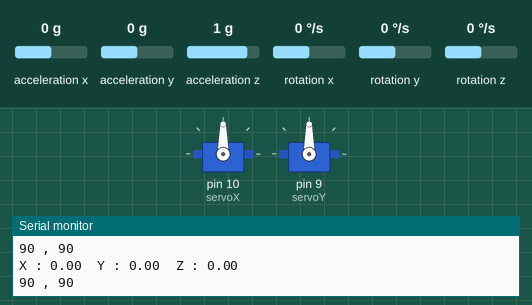
Bench run of a sketch on a simulated Arduino Uno, built with avr-gcc and run on an emulated ATmega328P. Shown: 2 × servo, the last lines printed to the serial monitor. The inputs (shaded band) are chosen by the test bench; at power-on: acceleration y 0 g, acceleration x 0 g, acceleration z 1 g, rotation x 0 °/s, rotation y 0 °/s, rotation z 0 °/s.

Above: at 3.2 s.
3.3 s: acceleration y set to -1.4 g
At 4.5 s:
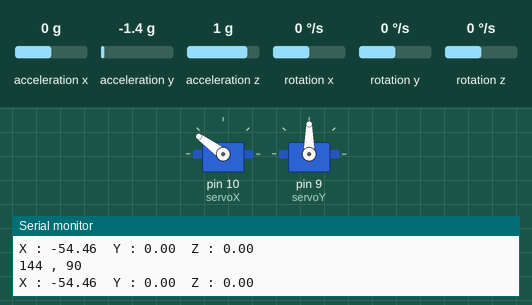
4.8 s: acceleration x set to 0.8 g
At 5.8 s:
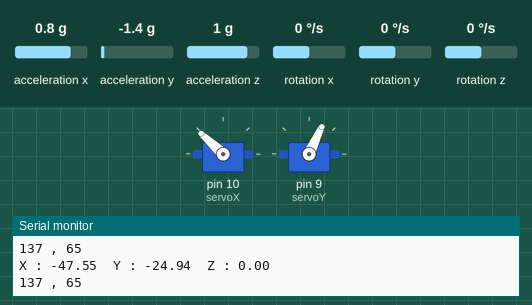
6.3 s: acceleration z set to -0.8 g
At 7.5 s:
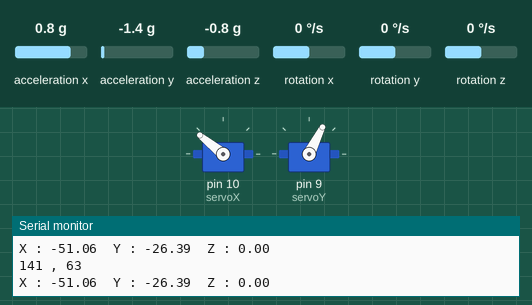
7.8 s: acceleration y set to 0 g
At 8.5 s:
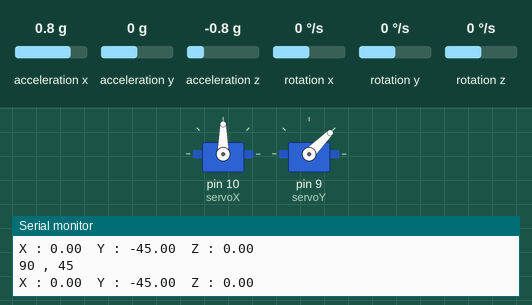
9.3 s: acceleration z set to 0 g
At 10.5 s:
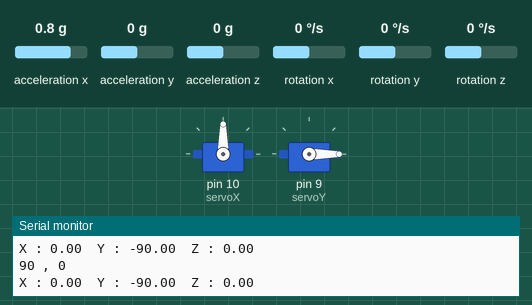
10.8 s: acceleration y set to 0.8 g
At 11.8 s:
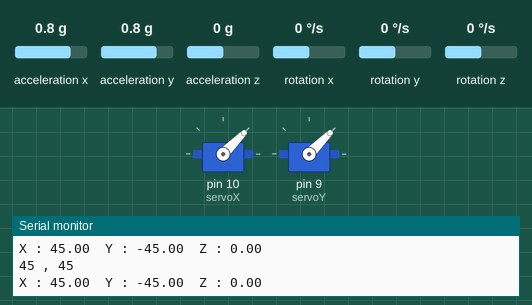
Timing chart, 0 to 13.3 s (numbered marks = the images above; inputs shaded):
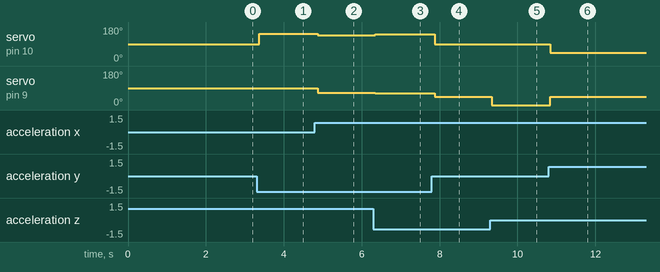

Measured:
- after the input at 3.3 s, servo on pin 10 (servoX): 90° → 144° after 0.07 s
- after the input at 4.8 s, servo on pin 10 (servoX): 144° → 137° after 0.07 s; servo on pin 9 (servoY): 90° → 65° after 0.07 s
- after the input at 6.3 s, servo on pin 10 (servoX): 137° → 141° after 0.05 s; servo on pin 9 (servoY): 65° → 63° after 0.05 s
- after the input at 7.8 s, servo on pin 10 (servoX): 141° → 90° after 0.08 s; servo on pin 9 (servoY): 63° → 45° after 0.08 s
- after the input at 9.3 s, servo on pin 9 (servoY): 45° → 0° at once
- after the input at 10.8 s, servo on pin 10 (servoX): 90° → 45° at once; servo on pin 9 (servoY): 0° → 45° at once

The sketch:

Self_stablizing.ino
```cpp
#include "Wire.h"
#include <MPU6050_light.h>
#include <Servo.h>

MPU6050 mpu(Wire);
unsigned long timer = 0;
float roll = 0, pitch = 0;
int servoXCenter = 90; // Center position for X-axis servo
int servoYCenter = 90; // Center position for Y-axis servo

Servo servoX; // Servo motor for X-axis stabilization
Servo servoY; // Servo motor for Y-axis stabilization

void setup() {
  Serial.begin(9600);
  Wire.begin();
  byte status = mpu.begin();
  Serial.print(F("MPU6050 status: "));
  Serial.println(status);
  while (status != 0) { } // stop everything if could not connect to MPU6050
  Serial.println(F("Calculating offsets, do not move MPU6050"));
  delay(1000);
  mpu.calcOffsets(); // gyro and accelero
  Serial.println("Done!\n");

  servoX.attach(10); // Attach X-axis servo to pin 9
  servoY.attach(9); // Attach Y-axis servo to pin 10
}
void loop() {
  mpu.update();
  if ((millis() - timer) > 10) { // print data every 10ms
    roll = mpu.getAngleX();
    pitch = mpu.getAngleY();
    Serial.print("X : ");
    Serial.print(roll);
    Serial.print("\tY : ");
    Serial.print(pitch);
    Serial.print("\tZ : ");
    Serial.println(mpu.getAngleZ());
    timer = millis();
    stabilizeSpoon();
  }
}

void stabilizeSpoon() {
  int servoXPosition = servoXCenter - roll; // Calculate servo position for X-axis
  int servoYPosition = servoYCenter + pitch; // Calculate servo position for Y-axis
  Serial.print(servoXPosition);
  Serial.print(" , ");
  Serial.println(servoYPosition);
  servoX.write(constrain(servoXPosition, 0, 180)); // Write servo position for X-axis with bounds
  servoY.write(constrain(servoYPosition, 0, 90)); // Write servo position for Y-axis with bounds
}
```
